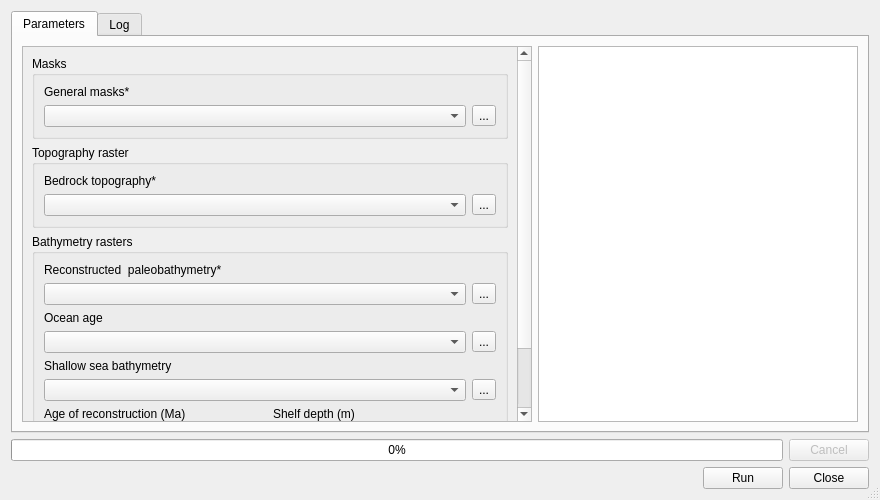
<?xml version="1.0" encoding="UTF-8"?>
<ui version="4.0">
 <class>DEMBuilderDialogBase</class>
 <widget class="QDialog" name="DEMBuilderDialogBase">
  <property name="geometry">
   <rect>
    <x>0</x>
    <y>0</y>
    <width>880</width>
    <height>500</height>
   </rect>
  </property>
  <property name="sizePolicy">
   <sizepolicy hsizetype="Preferred" vsizetype="Preferred">
    <horstretch>0</horstretch>
    <verstretch>0</verstretch>
   </sizepolicy>
  </property>
  <property name="windowTitle">
   <string>Paleogeography-Compiling topography and bathymetry</string>
  </property>
  <property name="sizeGripEnabled">
   <bool>true</bool>
  </property>
  <layout class="QVBoxLayout" name="verticalLayout_13">
   <item>
    <widget class="QTabWidget" name="Tabs">
     <property name="currentIndex">
      <number>0</number>
     </property>
     <widget class="QWidget" name="tab">
      <attribute name="title">
       <string>Parameters</string>
      </attribute>
      <layout class="QHBoxLayout" name="horizontalLayout_8">
       <item>
        <widget class="QScrollArea" name="scrollArea">
         <property name="widgetResizable">
          <bool>true</bool>
         </property>
         <widget class="QWidget" name="scrollAreaWidgetContents">
          <property name="geometry">
           <rect>
            <x>0</x>
            <y>-235</y>
            <width>463</width>
            <height>562</height>
           </rect>
          </property>
          <layout class="QVBoxLayout" name="verticalLayout_8">
           <item>
            <widget class="QGroupBox" name="groupBox_3">
             <property name="title">
              <string>Masks</string>
             </property>
             <layout class="QVBoxLayout" name="verticalLayout_12">
              <item>
               <layout class="QVBoxLayout" name="verticalLayout_7">
                <item>
                 <widget class="QLabel" name="label_8">
                  <property name="text">
                   <string>General masks*</string>
                  </property>
                 </widget>
                </item>
                <item>
                 <layout class="QHBoxLayout" name="horizontalLayout_5">
                  <property name="sizeConstraint">
                   <enum>QLayout::SetNoConstraint</enum>
                  </property>
                  <item>
                   <widget class="QgsMapLayerComboBox" name="selectMasks">
                    <property name="allowEmptyLayer" stdset="0">
                     <bool>false</bool>
                    </property>
                    <property name="showCrs" stdset="0">
                     <bool>true</bool>
                    </property>
                    <property name="excludedProviders" stdset="0">
                     <stringlist>
                      <string>&quot;gdal&quot;</string>
                     </stringlist>
                    </property>
                   </widget>
                  </item>
                  <item>
                   <widget class="QToolButton" name="selectMasksButton">
                    <property name="text">
                     <string>...</string>
                    </property>
                   </widget>
                  </item>
                 </layout>
                </item>
               </layout>
              </item>
             </layout>
            </widget>
           </item>
           <item>
            <widget class="QGroupBox" name="groupBox">
             <property name="title">
              <string>Topography raster</string>
             </property>
             <layout class="QVBoxLayout" name="verticalLayout_11">
              <item>
               <layout class="QVBoxLayout" name="verticalLayout_5">
                <item>
                 <widget class="QLabel" name="label_4">
                  <property name="text">
                   <string>Bedrock topography*</string>
                  </property>
                 </widget>
                </item>
                <item>
                 <layout class="QHBoxLayout" name="horizontalLayout_4">
                  <property name="sizeConstraint">
                   <enum>QLayout::SetNoConstraint</enum>
                  </property>
                  <item>
                   <widget class="QgsMapLayerComboBox" name="selectBrTopo">
                    <property name="allowEmptyLayer" stdset="0">
                     <bool>false</bool>
                    </property>
                    <property name="showCrs" stdset="0">
                     <bool>true</bool>
                    </property>
                    <property name="excludedProviders" stdset="0">
                     <stringlist>
                      <string>&quot;gdal&quot;</string>
                     </stringlist>
                    </property>
                   </widget>
                  </item>
                  <item>
                   <widget class="QToolButton" name="selectTopoBrButton">
                    <property name="text">
                     <string>...</string>
                    </property>
                   </widget>
                  </item>
                 </layout>
                </item>
               </layout>
              </item>
             </layout>
            </widget>
           </item>
           <item>
            <widget class="QGroupBox" name="groupBox_2">
             <property name="title">
              <string>Bathymetry rasters</string>
             </property>
             <layout class="QGridLayout" name="gridLayout">
              <item row="1" column="0">
               <layout class="QVBoxLayout" name="verticalLayout_2">
                <item>
                 <widget class="QLabel" name="oceanAgeLabel">
                  <property name="text">
                   <string>Ocean age </string>
                  </property>
                 </widget>
                </item>
                <item>
                 <layout class="QHBoxLayout" name="horizontalLayout">
                  <item>
                   <widget class="QgsMapLayerComboBox" name="selectOceanAge">
                    <property name="currentText">
                     <string/>
                    </property>
                    <property name="allowEmptyLayer" stdset="0">
                     <bool>true</bool>
                    </property>
                    <property name="showCrs" stdset="0">
                     <bool>true</bool>
                    </property>
                   </widget>
                  </item>
                  <item>
                   <widget class="QToolButton" name="selectBathyButton">
                    <property name="text">
                     <string>...</string>
                    </property>
                   </widget>
                  </item>
                 </layout>
                </item>
               </layout>
              </item>
              <item row="2" column="0">
               <layout class="QVBoxLayout" name="verticalLayout_4">
                <item>
                 <widget class="QLabel" name="shallowSeaLabel">
                  <property name="text">
                   <string>Shallow sea bathymetry</string>
                  </property>
                 </widget>
                </item>
                <item>
                 <layout class="QHBoxLayout" name="horizontalLayout_3">
                  <item>
                   <widget class="QgsMapLayerComboBox" name="selectSbathy">
                    <property name="editable">
                     <bool>false</bool>
                    </property>
                    <property name="currentText">
                     <string/>
                    </property>
                    <property name="allowEmptyLayer" stdset="0">
                     <bool>true</bool>
                    </property>
                    <property name="showCrs" stdset="0">
                     <bool>true</bool>
                    </property>
                    <property name="excludedProviders" stdset="0">
                     <stringlist/>
                    </property>
                   </widget>
                  </item>
                  <item>
                   <widget class="QToolButton" name="selectSBathyButton">
                    <property name="text">
                     <string>...</string>
                    </property>
                   </widget>
                  </item>
                 </layout>
                </item>
               </layout>
              </item>
              <item row="0" column="0">
               <layout class="QVBoxLayout" name="verticalLayout_3">
                <item>
                 <widget class="QLabel" name="label_2">
                  <property name="text">
                   <string>Reconstructed  paleobathymetry*</string>
                  </property>
                 </widget>
                </item>
                <item>
                 <layout class="QHBoxLayout" name="horizontalLayout_2">
                  <item>
                   <widget class="QgsMapLayerComboBox" name="selectPaleoBathy">
                    <property name="allowEmptyLayer" stdset="0">
                     <bool>false</bool>
                    </property>
                    <property name="showCrs" stdset="0">
                     <bool>true</bool>
                    </property>
                   </widget>
                  </item>
                  <item>
                   <widget class="QToolButton" name="selectPBathyButton">
                    <property name="text">
                     <string>...</string>
                    </property>
                   </widget>
                  </item>
                 </layout>
                </item>
               </layout>
              </item>
              <item row="3" column="0">
               <layout class="QHBoxLayout" name="horizontalLayout_7" stretch="1,1">
                <item>
                 <layout class="QVBoxLayout" name="verticalLayout_9">
                  <item>
                   <widget class="QLabel" name="ageBoxLabel">
                    <property name="text">
                     <string>Age of reconstruction (Ma)</string>
                    </property>
                   </widget>
                  </item>
                  <item>
                   <widget class="QgsSpinBox" name="ageBox">
                    <property name="maximum">
                     <number>4500</number>
                    </property>
                    <property name="singleStep">
                     <number>5</number>
                    </property>
                   </widget>
                  </item>
                 </layout>
                </item>
                <item>
                 <layout class="QVBoxLayout" name="verticalLayout_10">
                  <item>
                   <widget class="QLabel" name="shelfDepthBoxLabel">
                    <property name="text">
                     <string>Shelf depth (m)</string>
                    </property>
                   </widget>
                  </item>
                  <item>
                   <widget class="QgsSpinBox" name="shelfDepthBox">
                    <property name="minimum">
                     <number>-1000</number>
                    </property>
                    <property name="maximum">
                     <number>100</number>
                    </property>
                    <property name="singleStep">
                     <number>10</number>
                    </property>
                   </widget>
                  </item>
                 </layout>
                </item>
               </layout>
              </item>
             </layout>
            </widget>
           </item>
           <item>
            <layout class="QVBoxLayout" name="verticalLayout">
             <item>
              <widget class="QLabel" name="label_7">
               <property name="text">
                <string>Output file path:</string>
               </property>
              </widget>
             </item>
             <item>
              <widget class="QgsFileWidget" name="outputPath" native="true">
               <property name="defaultRoot" stdset="0">
                <string/>
               </property>
              </widget>
             </item>
            </layout>
           </item>
           <item>
            <spacer name="verticalSpacer">
             <property name="orientation">
              <enum>Qt::Vertical</enum>
             </property>
             <property name="sizeHint" stdset="0">
              <size>
               <width>20</width>
               <height>40</height>
              </size>
             </property>
            </spacer>
           </item>
          </layout>
         </widget>
        </widget>
       </item>
       <item>
        <widget class="QTextBrowser" name="helpBox">
         <property name="maximumSize">
          <size>
           <width>320</width>
           <height>16777215</height>
          </size>
         </property>
         <property name="source">
          <url>
           <string>file:///help_text/help_DEMCompiler.html</string>
          </url>
         </property>
         <property name="searchPaths">
          <stringlist/>
         </property>
         <property name="openExternalLinks">
          <bool>true</bool>
         </property>
        </widget>
       </item>
      </layout>
     </widget>
     <widget class="QWidget" name="tab_2">
      <attribute name="title">
       <string>Log</string>
      </attribute>
      <layout class="QHBoxLayout" name="horizontalLayout_9">
       <item>
        <widget class="QTextBrowser" name="logText">
         <property name="autoFormatting">
          <set>QTextEdit::AutoAll</set>
         </property>
         <property name="textInteractionFlags">
          <set>Qt::LinksAccessibleByKeyboard|Qt::LinksAccessibleByMouse|Qt::TextBrowserInteraction|Qt::TextSelectableByKeyboard|Qt::TextSelectableByMouse</set>
         </property>
         <property name="openExternalLinks">
          <bool>true</bool>
         </property>
        </widget>
       </item>
      </layout>
     </widget>
    </widget>
   </item>
   <item>
    <layout class="QHBoxLayout" name="horizontalLayout_10">
     <item>
      <widget class="QProgressBar" name="progressBar">
       <property name="value">
        <number>0</number>
       </property>
      </widget>
     </item>
     <item>
      <widget class="QPushButton" name="cancelButton">
       <property name="enabled">
        <bool>false</bool>
       </property>
       <property name="sizePolicy">
        <sizepolicy hsizetype="Fixed" vsizetype="Fixed">
         <horstretch>0</horstretch>
         <verstretch>0</verstretch>
        </sizepolicy>
       </property>
       <property name="text">
        <string>Cancel</string>
       </property>
      </widget>
     </item>
    </layout>
   </item>
   <item>
    <layout class="QHBoxLayout" name="horizontalLayout_11">
     <item>
      <layout class="QHBoxLayout" name="horizontalLayout_12">
       <item>
        <widget class="QLabel" name="warningLabel">
         <property name="text">
          <string/>
         </property>
         <property name="wordWrap">
          <bool>true</bool>
         </property>
        </widget>
       </item>
       <item>
        <widget class="QPushButton" name="runButton">
         <property name="sizePolicy">
          <sizepolicy hsizetype="Fixed" vsizetype="Fixed">
           <horstretch>0</horstretch>
           <verstretch>0</verstretch>
          </sizepolicy>
         </property>
         <property name="text">
          <string>Run</string>
         </property>
        </widget>
       </item>
       <item>
        <widget class="QPushButton" name="closeButton">
         <property name="sizePolicy">
          <sizepolicy hsizetype="Fixed" vsizetype="Fixed">
           <horstretch>0</horstretch>
           <verstretch>0</verstretch>
          </sizepolicy>
         </property>
         <property name="text">
          <string>Close</string>
         </property>
        </widget>
       </item>
      </layout>
     </item>
    </layout>
   </item>
  </layout>
 </widget>
 <customwidgets>
  <customwidget>
   <class>QgsFileWidget</class>
   <extends>QWidget</extends>
   <header>qgsfilewidget.h</header>
  </customwidget>
  <customwidget>
   <class>QgsMapLayerComboBox</class>
   <extends>QComboBox</extends>
   <header>qgsmaplayercombobox.h</header>
  </customwidget>
  <customwidget>
   <class>QgsSpinBox</class>
   <extends>QSpinBox</extends>
   <header>qgsspinbox.h</header>
  </customwidget>
 </customwidgets>
 <resources/>
 <connections>
  <connection>
   <sender>closeButton</sender>
   <signal>clicked()</signal>
   <receiver>DEMBuilderDialogBase</receiver>
   <slot>close()</slot>
   <hints>
    <hint type="sourcelabel">
     <x>716</x>
     <y>406</y>
    </hint>
    <hint type="destinationlabel">
     <x>382</x>
     <y>214</y>
    </hint>
   </hints>
  </connection>
 </connections>
</ui>
